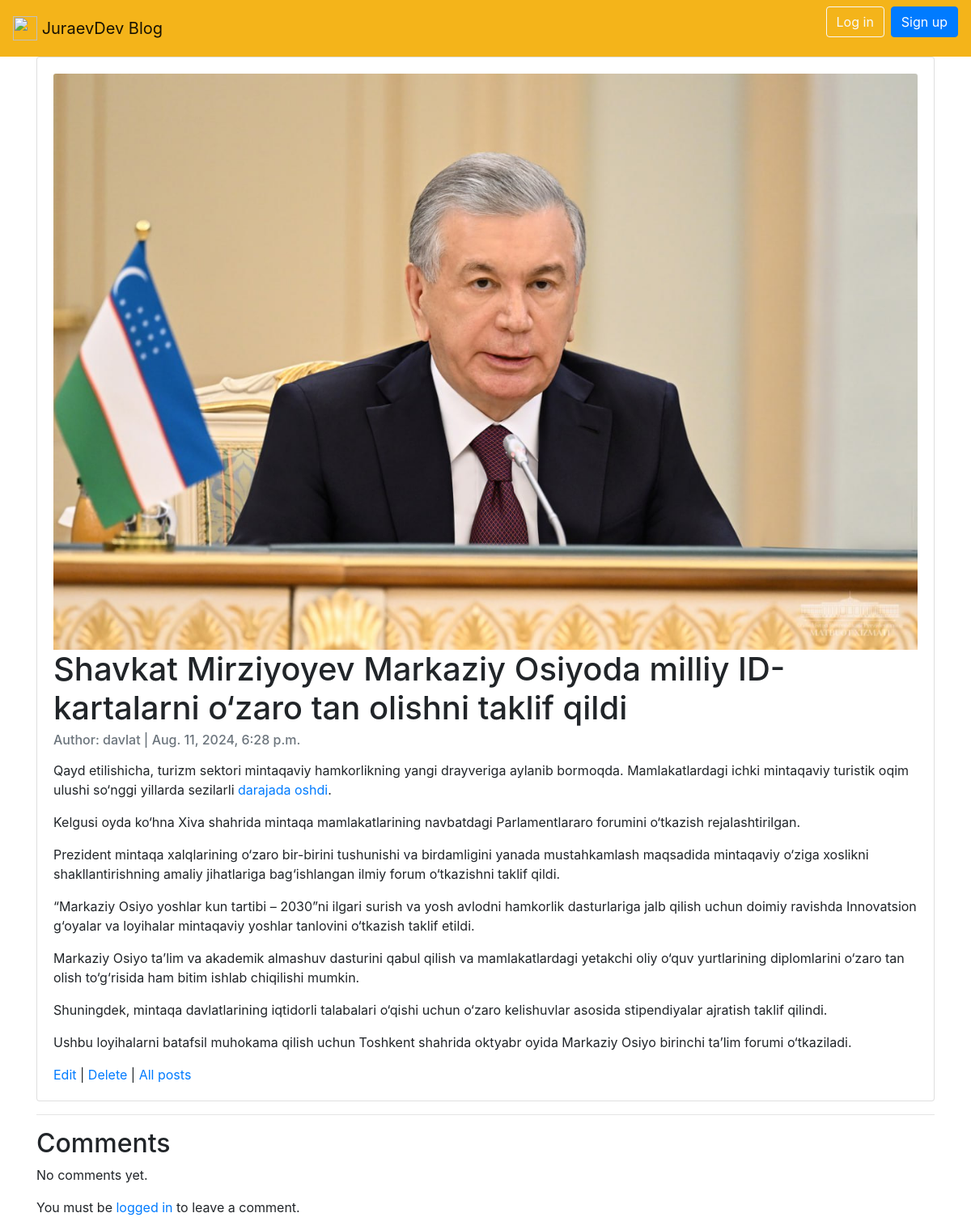
Page /articles/6/detail/ on the committed database.
### articles/models.py (models this page shows, shortened)
class Article(models.Model):
    title = models.CharField(max_length=255)
    summary = models.CharField(max_length=400, blank=True)
    body = RichTextField()
    photo = models.ImageField(upload_to='images/', blank=True)
    date = models.DateTimeField(auto_now_add=True)
    author = models.ForeignKey(
        get_user_model(),
        on_delete=models.CASCADE,
    )

### accounts/models.py (models this page shows)
class CustomUser(AbstractUser):
    age = models.PositiveIntegerField(null=True, blank=True)

### articles/views.py (the view, shortened to what this page needs)
# urls.py: path('<int:pk>/detail/', ArticleDetailView.as_view(), name='article_detail'),
class ArticleDetailView(DetailView):
    model = Article
    template_name = 'article_detail.html'
    context_object_name = 'article'
    def get_context_data(self, **kwargs):
        data = super().get_context_data(**kwargs)
        comments = Comment.objects.filter(article=self.get_object())
        data['comments'] = comments
        if self.request.user.is_authenticated:
            data['comment_form'] = CommentForm()
        return data

### templates/article_detail.html
{% extends 'base.html' %}
{% block content %}
    <div class="card" >
      <div class="card-body">
          {%  if object.photo %}
            <img class="card-img-top" src="{{ object.photo.url }}" alt="{{ object.title }}">
          {% endif %}
          <h1 class="card-title">{{ object.title }}</h1>
          <h6 class="card-subtitle mb-2 text-muted">Author: {{ object.author }} | {{ object.date }}</h6>
          <p class="card-text">{{ object.body | safe }}</p>
          <a href="{% url 'article_edit' article.pk %}">Edit</a> |
          <a href="{% url 'article_delete' article.pk %}">Delete</a> |
          <a href="{% url 'article_list' %}">All posts</a>
      </div>
    </div>
    <hr>
    <h2>Comments</h2>
    <div class="comments">
        {% for comment in comments %}
            <div class="card mb-2">
                <div class="card-body">
                    <p class="card-text">{{ comment.comment }}</p>
                    <h6 class="card-subtitle mb-2 text-muted">Author: {{ comment.author }} | {{ comment.date }}</h6>
                </div>
            </div>
        {% empty %}
            <p>No comments yet.</p>
        {% endfor %}
    </div>
    {% if user.is_authenticated %}
        <hr>
        <h2>Leave a comment</h2>
        <form method="post">
            {% csrf_token %}
            {{ comment_form.as_p }}
            <button type="submit" class="btn btn-primary">Submit</button>
        </form>
    {% else %}
        <p>You must be <a href="{% url 'login' %}">logged in</a> to leave a comment.</p>
    {% endif %}
</div>
{% endblock content %}

### rows in the picture
Article: photo (picture), title "Shavkat Mirziyoyev Markaziy Osiyoda milliy ID-kartalarni o‘zaro tan olishni taklif qildi", author "davlat", date "Aug. 11, 2024, 6:28 p.m.", body "Qayd etilishicha, turizm sektori mintaqaviy hamkorlikning yangi drayveriga aylanib bormoqda. Mamlakatlardagi ichki mintaqaviy turistik oqim ulushi so‘nggi yillarda sezilarli darajada oshdi . Kelgusi oyda ko‘hna Xiva shahrida mintaqa mamlakatlarining navbatdagi Parlamentlararo forumini o‘tkazish rejalashtirilgan. Prezident mintaqa xalqlarining o‘zaro bir-birini tushunishi va birdamligini yanada mustahkamlash maqsadida mintaqaviy o‘ziga xoslikni shakllantirishning amaliy jihatlariga bag‘ishlangan ilmiy forum o‘tkazishni taklif qildi. “Markaziy Osiyo yoshlar kun tartibi – 2030”ni ilgari surish va yosh avlodni hamkorlik dasturlariga jalb qilish uchun doimiy ravishda Innovatsion g‘oyalar va…"
